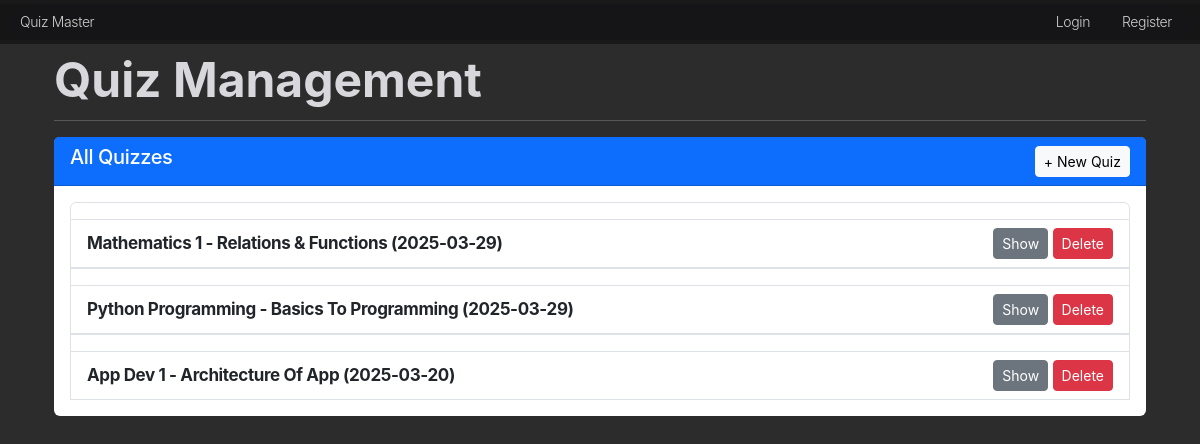
Page /admin/quiz on the earlier database version.
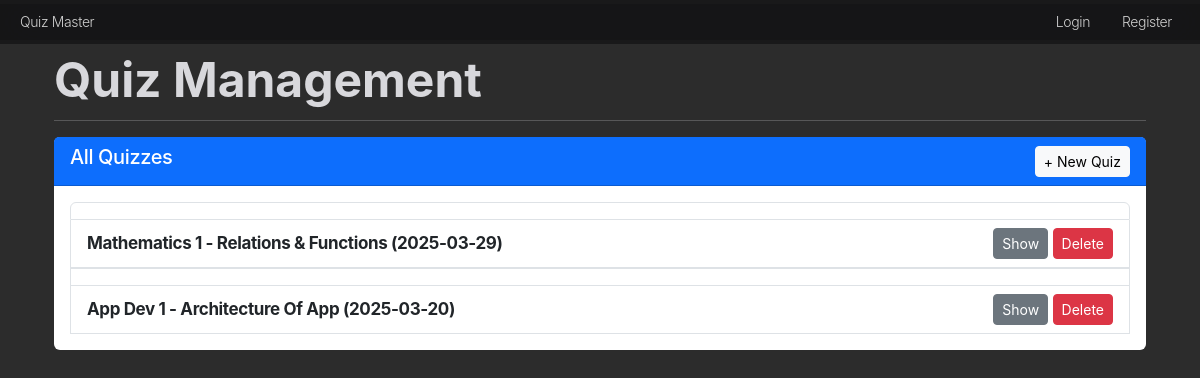
Same page on the later database version.
### models.py (models this page shows, shortened)
class Quiz(db.Model):
    id = db.Column(db.Integer, primary_key=True)
    chapter_id = db.Column(db.Integer, db.ForeignKey('chapter.id'), nullable=False)
    date_of_quiz = db.Column(db.Date, nullable=False, default=datetime.utcnow)
    time_duration = db.Column(db.String(5), nullable=False)  # Format HH:MM
    remarks = db.Column(db.Text, nullable=True)
    chapter = db.relationship('Chapter', backref=db.backref('quizzes', lazy=True))

class Subject(db.Model):
    id = db.Column(db.Integer, primary_key=True)
    name = db.Column(db.String(100), unique=True, nullable=False)
    description = db.Column(db.Text, nullable=True)

class Chapter(db.Model):
    id = db.Column(db.Integer, primary_key=True)
    name = db.Column(db.String(100), nullable=False)
    description = db.Column(db.Text, nullable=True)
    subject_id = db.Column(db.Integer, db.ForeignKey('subject.id'), nullable=False)
    subject = db.relationship('Subject', backref=db.backref('chapters', lazy=True))

### routes.py (the view)
@main.route('/admin/quiz')
def quiz_management():
    current_user = get_current_user()
    quizzes = Quiz.query.all()
    subjects = Subject.query.all()
    chapters = Chapter.query.all()
    today_date = datetime.today().date()
    return render_template('quiz.html',current_user=current_user, quizzes=quizzes, chapters=chapters, subjects = subjects, today=today_date)

### routes.py (called while the page is built)
def get_current_user():
    if 'user_id' in session:
        return User.query.get(session['user_id'])
    return None

### templates/quiz.html (shortened to what this page needs)
{% extends "base.html" %}
{% block content %}
<div class="container">
    <h2 class="mt-4">Quiz Management</h2>
    <hr>
    <div class="card mb-4">
        <div class="card-header bg-primary text-white d-flex justify-content-between align-items-center">
            <h5>All Quizzes</h5>
            <button class="btn btn-light btn-sm" onclick="openQuizModal()">+ New Quiz</button>
        </div>
        <div class="card-body">
            {% if quizzes %}
            <ul class="list-group">
                {% for quiz in quizzes %}
                    <li class="list-group-item">
                        <li class="list-group-item d-flex justify-content-between align-items-center">
                            <div>
                                <strong>{{ quiz.chapter.subject.name }} - {{ quiz.chapter.name }} ({{ quiz.date_of_quiz }})</strong>
                            </div>
                            <div>
                                <button class="btn btn-sm btn-secondary" onclick="toggleQuestions('{{ quiz.id }}')">Show</button>
                                <button class="btn btn-danger btn-sm" onclick="deleteQuiz({{ quiz.id }})">Delete</button>
                            </div>
                        </li>
                    </li>
                {% endfor %}
            </ul>
            {% else %}
                <p>No quizzes available.</p>
            {% endif %}
        </div>
    </div>
</div>
{% endblock %}

Differences in the rows shown:
removed Quiz: chapter.subject.name "Python Programming", chapter.name "Basics To Programming", date_of_quiz "2025-03-29"
